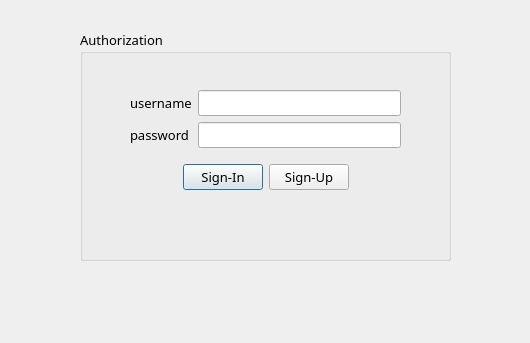
<?xml version="1.0" encoding="UTF-8"?>
<ui version="4.0">
 <class>Auth</class>
 <widget class="QDialog" name="Auth">
  <property name="geometry">
   <rect>
    <x>0</x>
    <y>0</y>
    <width>530</width>
    <height>343</height>
   </rect>
  </property>
  <property name="font">
   <font>
    <family>Bahnschrift</family>
    <pointsize>10</pointsize>
   </font>
  </property>
  <property name="windowTitle">
   <string/>
  </property>
  <widget class="QGroupBox" name="groupBox">
   <property name="geometry">
    <rect>
     <x>80</x>
     <y>30</y>
     <width>371</width>
     <height>231</height>
    </rect>
   </property>
   <property name="title">
    <string>Authorization</string>
   </property>
   <widget class="QWidget" name="">
    <property name="geometry">
     <rect>
      <x>50</x>
      <y>50</y>
      <width>271</width>
      <height>121</height>
     </rect>
    </property>
    <layout class="QVBoxLayout" name="verticalLayout_3">
     <item>
      <layout class="QHBoxLayout" name="horizontalLayout">
       <item>
        <layout class="QVBoxLayout" name="verticalLayout_2">
         <item>
          <widget class="QLabel" name="label">
           <property name="font">
            <font>
             <family>Bahnschrift</family>
             <pointsize>10</pointsize>
             <bold>false</bold>
            </font>
           </property>
           <property name="text">
            <string>username</string>
           </property>
          </widget>
         </item>
         <item>
          <widget class="QLabel" name="label_2">
           <property name="font">
            <font>
             <family>Bahnschrift</family>
             <pointsize>10</pointsize>
            </font>
           </property>
           <property name="text">
            <string>password</string>
           </property>
          </widget>
         </item>
        </layout>
       </item>
       <item>
        <layout class="QVBoxLayout" name="verticalLayout">
         <item>
          <widget class="QLineEdit" name="userLine"/>
         </item>
         <item>
          <widget class="QLineEdit" name="passwordLine"/>
         </item>
        </layout>
       </item>
      </layout>
     </item>
     <item>
      <layout class="QHBoxLayout" name="horizontalLayout_2">
       <item>
        <spacer name="horizontalSpacer">
         <property name="orientation">
          <enum>Qt::Horizontal</enum>
         </property>
         <property name="sizeHint" stdset="0">
          <size>
           <width>40</width>
           <height>20</height>
          </size>
         </property>
        </spacer>
       </item>
       <item>
        <widget class="QPushButton" name="SignInButton">
         <property name="font">
          <font>
           <family>Bahnschrift</family>
           <pointsize>10</pointsize>
          </font>
         </property>
         <property name="text">
          <string>Sign-In</string>
         </property>
        </widget>
       </item>
       <item>
        <widget class="QPushButton" name="SignUpButton">
         <property name="font">
          <font>
           <family>Bahnschrift</family>
           <pointsize>10</pointsize>
          </font>
         </property>
         <property name="text">
          <string>Sign-Up</string>
         </property>
        </widget>
       </item>
       <item>
        <spacer name="horizontalSpacer_2">
         <property name="orientation">
          <enum>Qt::Horizontal</enum>
         </property>
         <property name="sizeHint" stdset="0">
          <size>
           <width>40</width>
           <height>20</height>
          </size>
         </property>
        </spacer>
       </item>
      </layout>
     </item>
    </layout>
   </widget>
  </widget>
 </widget>
 <resources/>
 <connections/>
</ui>
